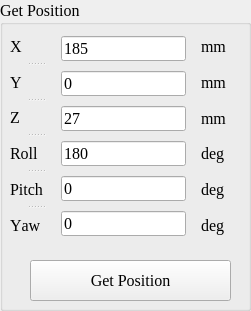
   <widget class="QGroupBox" name="groupBox_6">
    <property name="geometry">
     <rect>
      <x>640</x>
      <y>10</y>
      <width>251</width>
      <height>311</height>
     </rect>
    </property>
    <property name="font">
     <font>
      <family>Times New Roman</family>
      <pointsize>12</pointsize>
      <kerning>false</kerning>
     </font>
    </property>
    <property name="title">
     <string>Get Position</string>
    </property>
    <widget class="QPushButton" name="btn_get_pos">
     <property name="geometry">
      <rect>
       <x>30</x>
       <y>260</y>
       <width>201</width>
       <height>41</height>
      </rect>
     </property>
     <property name="font">
      <font>
       <family>Times New Roman</family>
       <pointsize>12</pointsize>
       <kerning>false</kerning>
      </font>
     </property>
     <property name="text">
      <string>Get Position</string>
     </property>
    </widget>
    <widget class="QLineEdit" name="txt_get_PosY">
     <property name="geometry">
      <rect>
       <x>61</x>
       <y>71</y>
       <width>125</width>
       <height>25</height>
      </rect>
     </property>
     <property name="font">
      <font>
       <family>Times New Roman</family>
       <pointsize>12</pointsize>
       <kerning>false</kerning>
      </font>
     </property>
     <property name="text">
      <string>0</string>
     </property>
    </widget>
    <widget class="QLineEdit" name="txt_get_PosZ">
     <property name="geometry">
      <rect>
       <x>61</x>
       <y>106</y>
       <width>125</width>
       <height>25</height>
      </rect>
     </property>
     <property name="font">
      <font>
       <family>Times New Roman</family>
       <pointsize>12</pointsize>
       <kerning>false</kerning>
      </font>
     </property>
     <property name="text">
      <string>27</string>
     </property>
    </widget>
    <widget class="QLabel" name="label_30">
     <property name="geometry">
      <rect>
       <x>201</x>
       <y>138</y>
       <width>31</width>
       <height>31</height>
      </rect>
     </property>
     <property name="font">
      <font>
       <family>Times New Roman</family>
       <pointsize>12</pointsize>
       <kerning>false</kerning>
      </font>
     </property>
     <property name="text">
      <string>deg</string>
     </property>
    </widget>
    <widget class="QLineEdit" name="txt_get_Yaw">
     <property name="geometry">
      <rect>
       <x>61</x>
       <y>211</y>
       <width>125</width>
       <height>25</height>
      </rect>
     </property>
     <property name="font">
      <font>
       <family>Times New Roman</family>
       <pointsize>12</pointsize>
       <kerning>false</kerning>
      </font>
     </property>
     <property name="text">
      <string>0</string>
     </property>
    </widget>
    <widget class="QLineEdit" name="txt_get_PosX">
     <property name="geometry">
      <rect>
       <x>61</x>
       <y>36</y>
       <width>125</width>
       <height>25</height>
      </rect>
     </property>
     <property name="font">
      <font>
       <family>Times New Roman</family>
       <pointsize>12</pointsize>
       <kerning>false</kerning>
      </font>
     </property>
     <property name="text">
      <string>185</string>
     </property>
    </widget>
    <widget class="QLabel" name="label_32">
     <property name="geometry">
      <rect>
       <x>201</x>
       <y>174</y>
       <width>31</width>
       <height>31</height>
      </rect>
     </property>
     <property name="font">
      <font>
       <family>Times New Roman</family>
       <pointsize>12</pointsize>
       <kerning>false</kerning>
      </font>
     </property>
     <property name="text">
      <string>deg</string>
     </property>
    </widget>
    <widget class="QLabel" name="label_33">
     <property name="geometry">
      <rect>
       <x>201</x>
       <y>103</y>
       <width>31</width>
       <height>31</height>
      </rect>
     </property>
     <property name="font">
      <font>
       <family>Times New Roman</family>
       <pointsize>12</pointsize>
       <kerning>false</kerning>
      </font>
     </property>
     <property name="text">
      <string>mm</string>
     </property>
    </widget>
    <widget class="QLineEdit" name="txt_get_Roll">
     <property name="geometry">
      <rect>
       <x>61</x>
       <y>141</y>
       <width>125</width>
       <height>25</height>
      </rect>
     </property>
     <property name="font">
      <font>
       <family>Times New Roman</family>
       <pointsize>12</pointsize>
       <kerning>false</kerning>
      </font>
     </property>
     <property name="text">
      <string>180</string>
     </property>
    </widget>
    <widget class="QLabel" name="label_37">
     <property name="geometry">
      <rect>
       <x>201</x>
       <y>31</y>
       <width>31</width>
       <height>31</height>
      </rect>
     </property>
     <property name="font">
      <font>
       <family>Times New Roman</family>
       <pointsize>12</pointsize>
       <kerning>false</kerning>
      </font>
     </property>
     <property name="text">
      <string>mm</string>
     </property>
    </widget>
    <widget class="QLineEdit" name="txt_get_Pitch">
     <property name="geometry">
      <rect>
       <x>61</x>
       <y>176</y>
       <width>125</width>
       <height>25</height>
      </rect>
     </property>
     <property name="font">
      <font>
       <family>Times New Roman</family>
       <pointsize>12</pointsize>
       <kerning>false</kerning>
      </font>
     </property>
     <property name="text">
      <string>0</string>
     </property>
    </widget>
    <widget class="QLabel" name="label_38">
     <property name="geometry">
      <rect>
       <x>201</x>
       <y>67</y>
       <width>41</width>
       <height>31</height>
      </rect>
     </property>
     <property name="font">
      <font>
       <family>Times New Roman</family>
       <pointsize>12</pointsize>
       <kerning>false</kerning>
      </font>
     </property>
     <property name="text">
      <string>mm</string>
     </property>
    </widget>
    <widget class="QLabel" name="label_40">
     <property name="geometry">
      <rect>
       <x>201</x>
       <y>210</y>
       <width>31</width>
       <height>31</height>
      </rect>
     </property>
     <property name="font">
      <font>
       <family>Times New Roman</family>
       <pointsize>12</pointsize>
       <kerning>false</kerning>
      </font>
     </property>
     <property name="text">
      <string>deg</string>
     </property>
    </widget>
    <widget class="QSplitter" name="splitter_2">
     <property name="geometry">
      <rect>
       <x>10</x>
       <y>30</y>
       <width>51</width>
       <height>211</height>
      </rect>
     </property>
     <property name="orientation">
      <enum>Qt::Orientation::Vertical</enum>
     </property>
     <widget class="QLabel" name="label_35">
      <property name="font">
       <font>
        <family>Times New Roman</family>
        <pointsize>12</pointsize>
        <kerning>false</kerning>
       </font>
      </property>
      <property name="text">
       <string>X</string>
      </property>
     </widget>
     <widget class="QLabel" name="label_34">
      <property name="font">
       <font>
        <family>Times New Roman</family>
        <pointsize>12</pointsize>
        <kerning>false</kerning>
       </font>
      </property>
      <property name="text">
       <string>Y</string>
      </property>
     </widget>
     <widget class="QLabel" name="label_39">
      <property name="font">
       <font>
        <family>Times New Roman</family>
        <pointsize>12</pointsize>
        <kerning>false</kerning>
       </font>
      </property>
      <property name="text">
       <string>Z</string>
      </property>
     </widget>
     <widget class="QLabel" name="label_36">
      <property name="font">
       <font>
        <family>Times New Roman</family>
        <pointsize>12</pointsize>
        <kerning>false</kerning>
       </font>
      </property>
      <property name="text">
       <string>Roll</string>
      </property>
     </widget>
     <widget class="QLabel" name="label_31">
      <property name="font">
       <font>
        <family>Times New Roman</family>
        <pointsize>12</pointsize>
        <kerning>false</kerning>
       </font>
      </property>
      <property name="text">
       <string>Pitch</string>
      </property>
     </widget>
     <widget class="QLabel" name="label_41">
      <property name="font">
       <font>
        <family>Times New Roman</family>
        <pointsize>12</pointsize>
        <kerning>false</kerning>
       </font>
      </property>
      <property name="text">
       <string>Yaw</string>
      </property>
     </widget>
    </widget>
   </widget>
